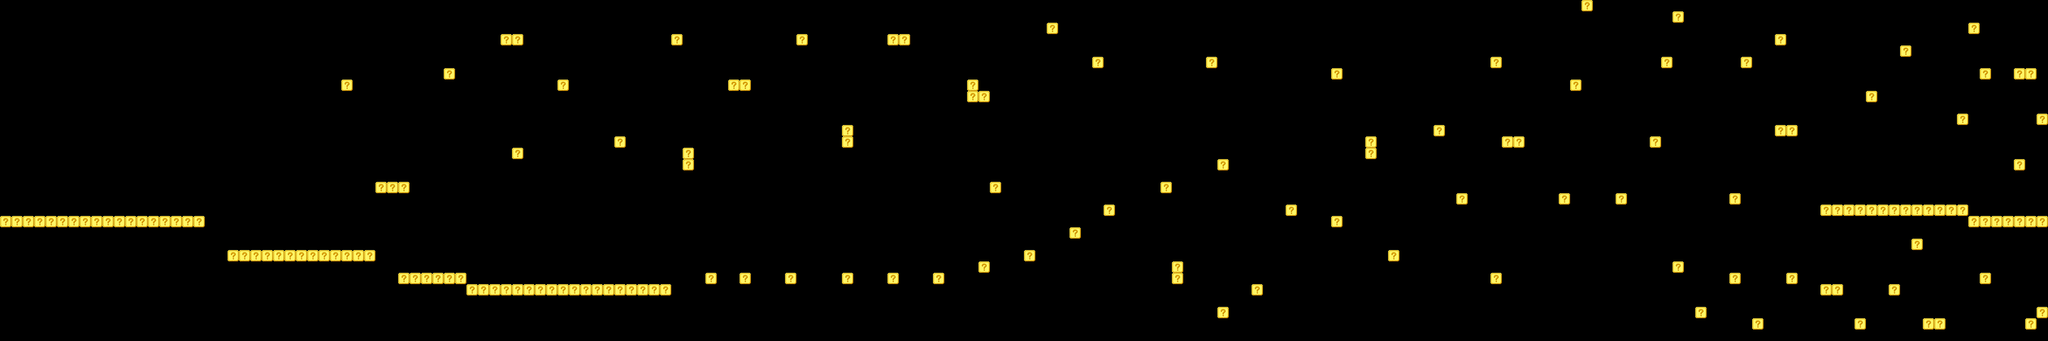

Below is a game level as drawn by its tile map, then a one-line description and the .tmx that defines it (tile-layer data replaced by summaries):
An orthogonal 180x30 tile map with 32x32 px tiles, 1 tile layer (Tile Layer 1).

<map version="1.2" tiledversion="1.3.5" orientation="orthogonal" renderorder="right-down" width="180" height="30" tilewidth="32" tileheight="32" infinite="0" nextlayerid="2" nextobjectid="1">
 <tileset firstgid="1" name="tie" tilewidth="32" tileheight="32" tilecount="42" columns="7">
  <image source="../Textures/tileset2.png" width="224" height="192" />
 </tileset>
 <layer id="1" name="Tile Layer 1" width="180" height="30">
  <data>[5400 cells, 166 non-empty, 1 distinct tile ids]</data>
 </layer>
</map>
